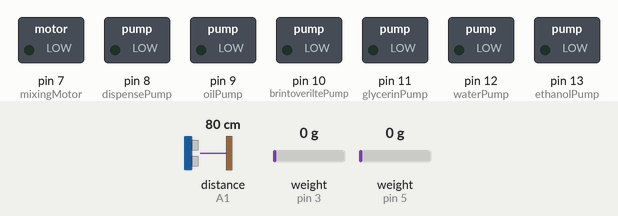
Recording of a sketch running on a simulated Arduino Uno, built with avr-gcc and run on an emulated ATmega328P. Shown: switched loads named in the sketch (green lamp = pin HIGH). Wiring (inferred from the names in the program): ultrasonic range finder: trigger A0; echo A1. Inputs (shaded band) come from the test bench; at power-on: distance to the obstacle (sensor on A1) 80 cm, weight on the scale (sensors on pin 3, pin 5) 0 g. The echo pulse lasts 58.3 µs per cm; pins used as bus, display or sensor lines are not drawn; what the sketch prints to the serial monitor is not drawn.

Above: at 1.2 s.
1.3 s: distance to the obstacle (sensor on A1) set to 12 cm
2.8 s: distance to the obstacle (sensor on A1) set to 9 cm
At 4.0 s:
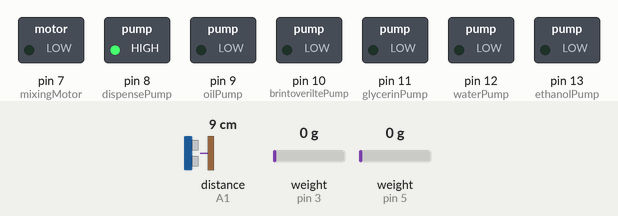
Timing chart, 0 to 5.8 s (numbered marks = the images above; inputs shaded):
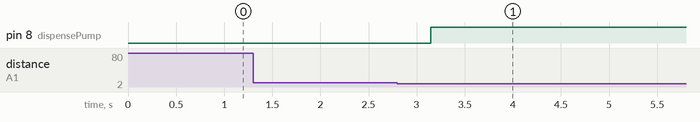

Measured:
- the behaviour switches between 11 and 10 cm on distance to the obstacle (sensor on A1) (found by bisection; images 0 and 1)
- after the input at 1.3 s, every drawn part: stays the same
- after the input at 2.8 s, pin 8 (dispensePump): LOW → HIGH after 0.35 s

The sketch:

Final_arduino_code_SANi.ino
```cpp
// This code has been made for the course Mechatronics engineering design F20.
// The code has been made by Group 8 for the final project of the course, Project 3 - Corona (Final project)
#include <Arduino.h>
#include <Wire.h>
#include "HX711.h"

//1 KG weight, alcohol-weight
#define calibration_factor1 -1940 //This value is obtained using the SparkFun_HX711_Calibration sketch
#define zero_factor1 -1098839 //This large value is obtained using the SparkFun_HX711_Calibration sketch

#define DOUT1 3 // pin3
#define CLK1 2 // pin2

HX711 scale1;

//3 KG weight, mixing chamber
#define calibration_factor2 -1015 //This value is obtained using the SparkFun_HX711_Calibration sketch
#define zero_factor2 -598509 //This large value is obtained using the SparkFun_HX711_Calibration sketch

#define DOUT2 5 // pin5
#define CLK2 4 // pin4

HX711 scale2;

//SONAR
const int trigPin = A0;
const int echoPin = A1;
float duration, distance;

//
int ethanolPump = 13;
int waterPump = 12;
int glycerinPump = 11;
int brintoveriltePump = 10;
int oilPump = 9;
int dispensePump = 8;
int mixingMotor = 7;

int t = -1;

//Weight sensor input. This float sends the weight sensor value from this Arduino-code to NodeMCU
float w = 430;
char iw1[3];
char iw2[3];

static int w1;
static int w2;

String send_w1s;
String send_w2s;

char send_w1[5];
char send_w2[5];

char* send_w[2] = {send_w1, send_w2};

//Initialisations in order to read ingredient-refill from NodeMCU.
String d = "";
char c;
int e;

//Initialisations for recipe received over I2C
static int rcp;
static int ethanolrcp;
static int waterrcp;
static int glycerinrcp;
static int brintoveriltercp;
static int oilrcp;

//  static int recipe[5] = {ethanolrcp, waterrcp, glycerinrcp, brintoveriltercp, oilrcp};

char pumpe1[5];
char pumpe2[5];
char pumpe3[5];
char pumpe4[5];
char pumpe5[5];

String ethanolrcpS;
String waterrcpS;
String glycerinrcpS;
String brintoveriltercpS;
String oilrcpS;

char* pump1 = pumpe1;
char* pump2 = pumpe2;
char* pump3 = pumpe3;
char* pump4 = pumpe4;
char* pump5 = pumpe5;


char *recipe[5] = {pump1, pump2, pump3, pump4, pump5};
char *ingredients[5] = {"Ethanol: ", "Wather: ", "Glycerin: ", "Hydrogen peroxide: ", "Oil: "};
int pumps[5] = {ethanolPump, waterPump, glycerinPump, brintoveriltePump, oilPump};
// Initialisation of mixing status
bool mixingStatus = false;

//////////////// Initialisation done ///////////////////

void setup() {
  Wire.begin(8);                /* join i2c bus with address 8 */
  Serial.begin(115200);           /* start serial for debug */


  //PUMPER
  pinMode(ethanolPump, OUTPUT);
  pinMode(waterPump, OUTPUT);
  pinMode(glycerinPump, OUTPUT);
  pinMode(brintoveriltePump, OUTPUT);
  pinMode(oilPump, OUTPUT);
  pinMode(dispensePump, OUTPUT);
  pinMode(mixingMotor, OUTPUT);

  //Sonar
  pinMode(trigPin, OUTPUT);
  pinMode(echoPin, INPUT);

  //Weight sensor 1
  scale1.begin(DOUT1, CLK1);
  scale1.set_scale(calibration_factor1); //This value is obtained by using the SparkFun_HX711_Calibration sketch
  scale1.set_offset(zero_factor1); //Zero out the scale using a previously known zero_factor

  //Weight sensor 2
  scale2.begin(DOUT2, CLK2);
  scale2.set_scale(calibration_factor2); //This value is obtained by using the SparkFun_HX711_Calibration sketch
  scale2.set_offset(zero_factor2); //Zero out the scale using a previously known zero_factor

}
////////// setup done //////////

///////// Receive event //////////
void receiveEvent(int howMany) {
  while (0 < Wire.available()) {
    char c = Wire.read();      /* receive byte as a character */
    d += c;     /* appends characters to string */
  }

  rcp = d.toInt();
  d = "";

  if (2000 > rcp && rcp >= 1000) {

    ethanolrcp = rcp - 1000;
    ethanolrcpS = String(ethanolrcp);
    ethanolrcpS.toCharArray(pumpe1, 5);
  }

  else if (3000 > rcp && rcp >= 2000) {
    waterrcp = rcp - 2000;
    waterrcpS = String(waterrcp);
    waterrcpS.toCharArray(pumpe2, 5);
    //Serial.print("Vand er: ");
    //Serial.println(waterrcp);
  }

  else if (4000 > rcp && rcp >= 3000) {
    glycerinrcp = rcp - 3000;
    glycerinrcpS = String(glycerinrcp);
    glycerinrcpS.toCharArray(pumpe3, 5);
  }

  else if (5000 > rcp && rcp >= 4000) {
    brintoveriltercp = rcp - 4000;

    brintoveriltercpS = String(brintoveriltercp);
    brintoveriltercpS.toCharArray(pumpe4, 5);
  }

  else if (6000 > rcp && rcp >= 5000) {
    oilrcp = rcp - 5000;
    oilrcpS = String(oilrcp);
    oilrcpS.toCharArray(pumpe5, 5);

    mixingStatus = true;
  }
}

///////// Request event //////////
void requestEvent() {
  int count = 0;
  if (distance < 15) {
    //  Serial.print("DISPENSE");
    // Serial.println();
    char dispense[5] = {"3000"};
    Wire.write(dispense);  //send string on request

  } else {
    send_w1s = String(w1);
    send_w1s.toCharArray(send_w1, 5);

    send_w2s = String(w2);
    send_w2s.toCharArray(send_w2, 5);

    Wire.write(send_w1);
    delay(100);
    Serial.print("vægt 1: ");
    Serial.println(send_w1);

    Wire.write(send_w2);
    delay(100);
    Serial.print("vægt 2: ");
    Serial.println(send_w2);
  }
}

void loop() {
///////// SONAR MEASUREMENT //////////
  digitalWrite(trigPin, LOW);
  delayMicroseconds(2);
  digitalWrite(trigPin, HIGH);
  delayMicroseconds(10);
  digitalWrite(trigPin, LOW);

  duration = pulseIn(echoPin, HIGH);
  distance = (duration * .0343) / 2;
  delay(100);


///////// SERIAL PRINT RECIPE /////////
  Serial.println();
  Serial.print("Recipe is: ");
  Serial.println();

  for (int t = 0; t < 5; t++) {
    Serial.print(ingredients[t]);
    Serial.println(recipe[t]);
  }

////////// PUMP CONTROL ////////////

  digitalWrite(ethanolPump, LOW);
  digitalWrite(waterPump, LOW);
  digitalWrite(glycerinPump, LOW);
  digitalWrite(brintoveriltePump, LOW);
  digitalWrite(oilPump, LOW);
  digitalWrite(dispensePump, LOW);
  digitalWrite(mixingMotor, LOW);

  if (mixingStatus == true) {
    float weightStart = scale2.get_units();
    float weightNow = scale2.get_units();
    int i = 0;

    while (true) {
      digitalWrite(pumps[i], HIGH);
      if (scale2.get_units() - weightStart > String(recipe[i]).toInt()) {
        digitalWrite(pumps[i], LOW);
        weightStart = scale2.get_units();
        i++;
        if (i == 4) {
          digitalWrite (mixingMotor, HIGH);
          delay(5000);
          digitalWrite(mixingMotor, LOW);
          break;
        }
      }
    }
    mixingStatus = false;
  }

  //////// DISPENSING FUNCTION //////////

  if (distance < 10) {
    digitalWrite(dispensePump, HIGH);
    delay(15000);
    digitalWrite(dispensePump, LOW);
    delay(1000);
  }

///////// Send weight input to MCU ///////////
  w1 = scale1.get_units(1);
  w1 = w1 + 1000;
  w2 = scale2.get_units(1);
  w2 = w2 + 2000;

  Wire.onReceive(receiveEvent); /* register receive event */
  Wire.onRequest(requestEvent); /* register request event */
}
```
